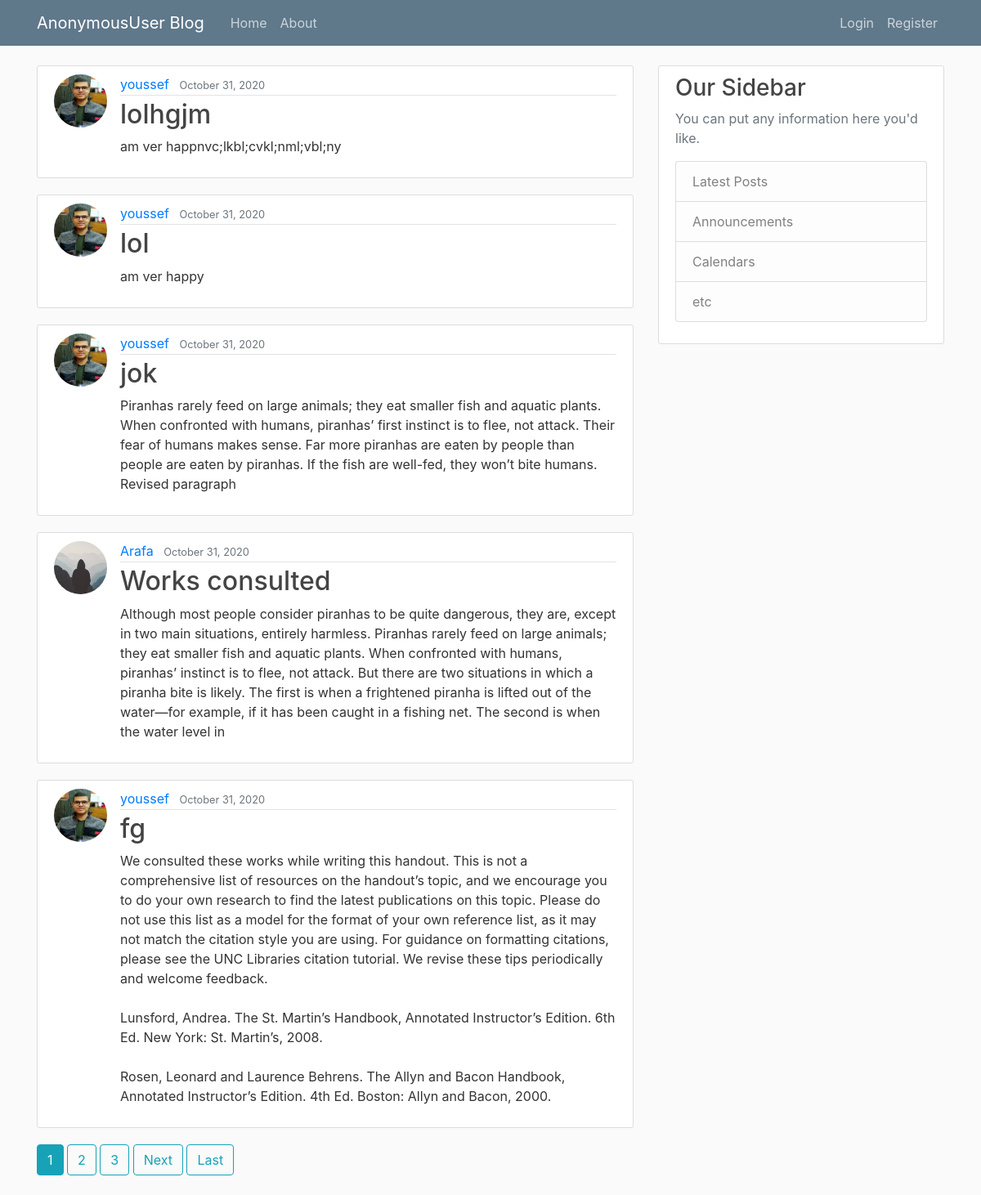
The page / on the database its author committed.
### blog/models.py (models this page shows, shortened)
class Post(models.Model):
    title = models.CharField(max_length=100)
    content = models.TextField()
    date_posted = models.DateTimeField(default=timezone.now)
    author = models.ForeignKey(User, on_delete=models.CASCADE)

### users/models.py (models this page shows, shortened)
class Profile(models.Model):
    user = models.OneToOneField(User, on_delete=models.CASCADE)
    image = models.ImageField(default='default.jpg', upload_to='profile_pics')

### blog/views.py (the view)
# urls.py: path('', PostListView.as_view(), name='blog-home'),
class PostListView(ListView):
    model = Post
    template_name = 'blog/home.html'  # <app>/<model>_<viewtype>.html
    context_object_name = 'posts'
    ordering = ['-date_posted']
    paginate_by = 5

### blog/templates/blog/home.html (shortened to what this page needs)
{% extends "blog/base.html" %}
{% block content %}
    {% for post in posts %}
        <article class="media content-section">
          <img class="rounded-circle article-img" src="{{ post.author.profile.image.url }}">
          <div class="media-body">
            <div class="article-metadata">
              <a class="mr-2" href="{% url 'user-posts' post.author.username %}">{{ post.author }}</a>
              <small class="text-muted">{{ post.date_posted|date:"F d, Y" }}</small>
            </div>
            <h2><a class="article-title" href="{% url 'post-detail' post.id %}">{{ post.title }}</a></h2>
            <p class="article-content">{{ post.content }}</p>
          </div>
        </article>
    {% endfor %}
    {% if is_paginated %}
      {% for num in page_obj.paginator.page_range %}
        {% if page_obj.number == num %}
          <a class="btn btn-info mb-4" href="?page={{ num }}">{{ num }}</a>
        {% elif num > page_obj.number|add:'-3' and num < page_obj.number|add:'3' %}
          <a class="btn btn-outline-info mb-4" href="?page={{ num }}">{{ num }}</a>
        {% endif %}
      {% endfor %}
      {% if page_obj.has_next %}
        <a class="btn btn-outline-info mb-4" href="?page={{ page_obj.next_page_number }}">Next</a>
        <a class="btn btn-outline-info mb-4" href="?page={{ page_obj.paginator.num_pages }}">Last</a>
      {% endif %}
    {% endif %}
{% endblock content %}

### blog/templates/blog/base.html (shortened to what this page needs)
{% load static %}
<!DOCTYPE html>
<html>
<head>
    <link rel="stylesheet" href="https://maxcdn.bootstrapcdn.com/bootstrap/4.0.0/css/bootstrap.min.css">
    <link rel="stylesheet" type="text/css" href="{% static 'blog/main.css' %}">
</head>
<body>
    <header class="site-header">
      <nav class="navbar navbar-expand-md navbar-dark bg-steel fixed-top">
        <div class="container">
          <a class="navbar-brand mr-4" href="{% url 'blog-home' %}">{{user}} Blog </a>
          <div class="collapse navbar-collapse" id="navbarToggle">
            <div class="navbar-nav mr-auto">
              <a class="nav-item nav-link" href="{% url 'blog-home' %}">Home</a>
              <a class="nav-item nav-link" href="{% url 'blog-about' %}">About</a>
            </div>
            <div class="navbar-nav">
              {% if user.is_authenticated %}
                <a class="nav-item nav-link" href="{% url 'post-create' %}">New Post</a>
                <a class="nav-item nav-link" href="{% url 'profile' %}">Profile</a>
                <a class="nav-item nav-link" href="{% url 'logout' %}">Logout</a>
              {% else %}
                <a class="nav-item nav-link" href="{% url 'login' %}">Login</a>
                <a class="nav-item nav-link" href="{% url 'register' %}">Register</a>
              {% endif %}
            </div>
          </div>
        </div>
      </nav>
    </header>
    <main role="main" class="container">
      <div class="row">
        <div class="col-md-8">
          {% block content %}{% endblock %}
        </div>
        <div class="col-md-4">
          <div class="content-section">
            <h3>Our Sidebar</h3>
            <p class='text-muted'>You can put any information here you'd like.
              <ul class="list-group">
                <li class="list-group-item list-group-item-light">Latest Posts</li>
                <li class="list-group-item list-group-item-light">Announcements</li>
                <li class="list-group-item list-group-item-light">Calendars</li>
                <li class="list-group-item list-group-item-light">etc</li>
              </ul>
            </p>
          </div>
        </div>
      </div>
    </main>
</body>
</html>

### blog/static/blog/main.css (style rules this page uses)
body { background: #fafafa; color: #333333; margin-top: 5rem; }
h1, h2, h3, h4, h5, h6 { color: #444444; }
ul { margin: 0; }
.bg-steel { background-color: #5f788a; }
.site-header .navbar-nav .nav-link { color: #cbd5db; }
.content-section { background: #ffffff; padding: 10px 20px; border: 1px solid #dddddd; border-radius: 3px; margin-bottom: 20px; }
.article-title { color: #444444; }
.article-content { white-space: pre-line; }
.article-img { height: 65px; width: 65px; margin-right: 16px; }
.article-metadata { padding-bottom: 1px; margin-bottom: 4px; border-bottom: 1px solid #e3e3e3 }

### rows shown on the page
Post: author.profile.image (picture), author "youssef", date_posted "October 31, 2020", title "lolhgjm", content "am ver happnvc;lkbl;cvkl;nml;vbl;ny"
Post: author.profile.image (picture), author "youssef", date_posted "October 31, 2020", title "lol", content "am ver happy"
Post: author.profile.image (picture), author "youssef", date_posted "October 31, 2020", title "jok", content "Piranhas rarely feed on large animals; they eat smaller fish and aquatic plants. When confronted with humans, piranhas’ first instinct is to flee, not attack. Their fear of humans makes sense. Far more piranhas are eaten by people than people are eaten by piranhas. If the fish are well-fed, they won’t bite humans. Revised paragraph"
Post: author.profile.image (placeholder picture), author "Arafa", date_posted "October 31, 2020", title "Works consulted", content "Although most people consider piranhas to be quite dangerous, they are, except in two main situations, entirely harmless. Piranhas rarely feed on large animals; they eat smaller fish and aquatic plants. When confronted with humans, piranhas’ instinct is to flee, not attack. But there are two situations in which a piranha bite is likely. The first is when a frightened piranha is lifted out of the water—for example, if it has been caught in a fishing net. The second is when the water level in"
Post: author.profile.image (picture), author "youssef", date_posted "October 31, 2020", title "fg", content "We consulted these works while writing this handout. This is not a comprehensive list of resources on the handout’s topic, and we encourage you to do your own research to find the latest publications on this topic. Please do not use this list as a model for the format of your own reference list, as it may not match the citation style you are using. For guidance on formatting citations, please see the UNC Libraries citation tutorial. We revise these tips periodically and welcome feedback. Lunsford, Andrea. The St. Martin’s Handbook, Annotated Instructor’s Edition. 6th Ed. New York: St. Martin’s, 2008. Rosen, Leonard and Laurence Behrens. The Allyn and Bacon Handbook, Annotated Instructor’s…"

### other values the page prints
{{ user }} "AnonymousUser"
{{ num }} "1"
{{ num }} "2" "3"
